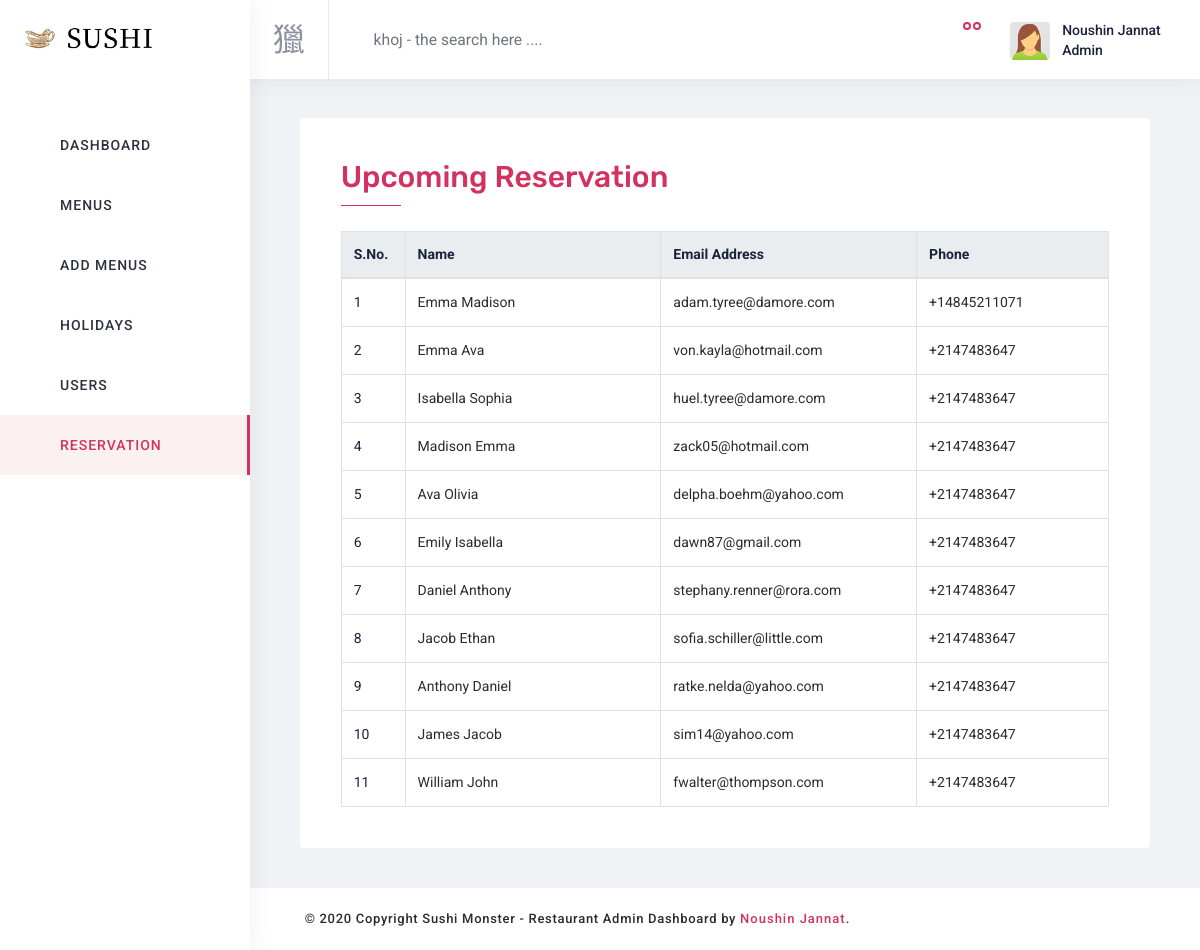
Screenshot of /admin/reservation.php (signed in) with the database file from the repository.
### tables this page shows
CREATE TABLE `reservation` (
  `book_id` int(50) NOT NULL,
  `name` varchar(200) NOT NULL,
  `email` varchar(100) NOT NULL,
  `phone` varchar(100) NOT NULL
);

### admin/reservation.php (the view)
<?php $page = 'reservation';
include 'inc/header.php';
?>
      <div class="content-wrapper">
        <div class="content">
          <div class="row">
            <div class="col-md-12 col-sm-12">
              <div class="card basic_form">
                <div class="card-body">
                  <div class="card-header">
                    <h3 class="d-inline font-primary text-center"> Upcoming Reservation </h3>
                  </div>
                  <div class="table-responsive">
              <?php
              include "inc/connection.php";
              $query = "SELECT * FROM reservation ORDER BY book_id DESC";
              $result = mysqli_query($connection,$query) or die("Failed");
              $count = mysqli_num_rows($result);
                          if($count > 0){ ?>
                    <table class="mb-0 table table-bordered">
                      <thead>
                        <tr class="heading">
                          <th scope="col">S.No.</th>
                          <th scope="col">Name</th>
                          <th scope="col">Email Address</th>
                          <th scope="col">Phone</th>
                        </tr>
                      </thead>
                      <tbody>
                <?php
                    $serial = 1;
                    while($row = mysqli_fetch_assoc($result)){
                ?>
                        <tr>
                          <td class="col-1"><?php echo $serial ++; ?></td>
                          <td class="col-4"><?php echo $row['name']; ?></td>
                          <td class="col-4"><?php echo $row['email']; ?></td>
                          <td class="col-3"><?php echo $row['phone']; ?></td>
                        </tr>
                <?php
                    }
                ?>
                      </tbody>
        <?php
            }else{
                echo "No Data";
        }
        ?>
                  </table>
                  </div>
                </div>
              </div>
            </div>
          </div>
        </div>
      </div>
<?php include 'inc/footer.php'; ?>

### admin/assets/css/style.css (style rules this page uses)
.card-header h3 { font-size: 25px; }
.table-responsive { display: block; width: 100%; overflow-x: auto; }
.table td { padding-top: 13px; padding-bottom: 13px; vertical-align: middle; }
.heading th { background: #EAEDF0; vertical-align: middle; }
.table thead th { vertical-align: middle; }
.basic_form h3 { font-size: 30px; position: relative; }
.basic_form h3::after { position: absolute; content: ""; background-color: #d3325f; width: 60px; height: 1px; bottom: 0; left: 0%; margin-bottom: -11px; }

### rows the page displays
reservation: name "Emma Madison", email "adam.tyree@damore.com", phone "+14845211071"
reservation: name "Emma Ava", email "von.kayla@hotmail.com", phone "+2147483647"
reservation: name "Isabella Sophia", email "huel.tyree@damore.com", phone "+2147483647"
reservation: name "Madison Emma", email "zack05@hotmail.com", phone "+2147483647"
reservation: name "Ava Olivia", email "delpha.boehm@yahoo.com", phone "+2147483647"
reservation: name "Emily Isabella", email "dawn87@gmail.com", phone "+2147483647"
reservation: name "Daniel Anthony", email "stephany.renner@rora.com", phone "+2147483647"
reservation: name "Jacob Ethan", email "sofia.schiller@little.com", phone "+2147483647"
reservation: name "Anthony Daniel", email "ratke.nelda@yahoo.com", phone "+2147483647"
reservation: name "James Jacob", email "sim14@yahoo.com", phone "+2147483647"
reservation: name "William John", email "fwalter@thompson.com", phone "+2147483647"
